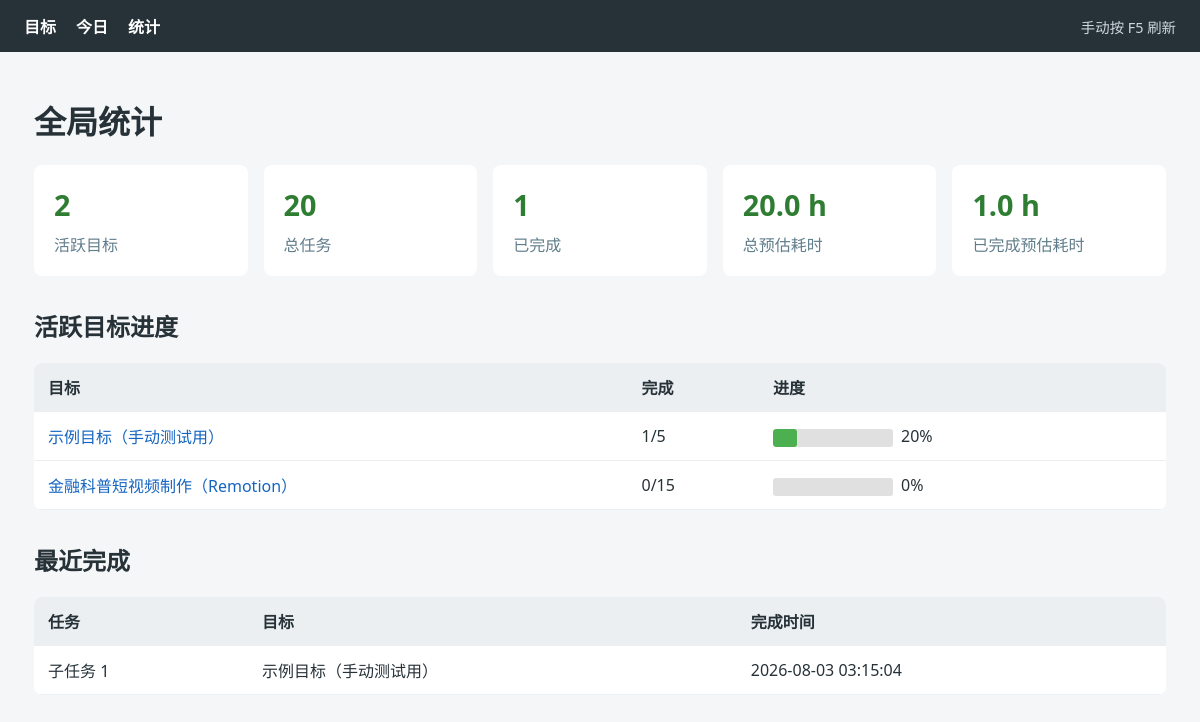
Screenshot of /stats with the database file from the repository.
### tables this page shows
CREATE TABLE goals (
  slug TEXT PRIMARY KEY,
  name TEXT NOT NULL,
  description TEXT,
  status TEXT NOT NULL DEFAULT 'active',
  total_tasks INTEGER DEFAULT 0,
  completed_tasks INTEGER DEFAULT 0,
  created_at TEXT NOT NULL,
  updated_at TEXT NOT NULL
);

CREATE TABLE tasks (
  id TEXT PRIMARY KEY,
  goal_slug TEXT NOT NULL,
  sequence INTEGER NOT NULL,
  title TEXT NOT NULL,
  description TEXT,
  estimated_hours REAL,
  depends_on TEXT,
  status TEXT NOT NULL DEFAULT 'pending',
  last_reminded_at TEXT,
  completed_at TEXT,
  created_at TEXT NOT NULL,
  updated_at TEXT NOT NULL,
  FOREIGN KEY (goal_slug) REFERENCES goals(slug)
);

### dashboard/app.py (the view)
    @flask_app.get("/stats")
    def stats():
        return render_template("stats.html", view=_stats_view())

### dashboard/app.py (called while the page is built)
def _progress(total: int, completed: int) -> int:
    return int(round(completed * 100 / total)) if total else 0

def _goal_row(goal: dict) -> dict:
    tasks = db.list_tasks(goal_slug=goal["slug"])
    completed = sum(task["status"] == "done" for task in tasks)
    current = next(
        (task for task in tasks if task["status"] == "in_progress"),
        None,
    )
    return {
        "goal": goal,
        "total": len(tasks),
        "completed": completed,
        "progress": _progress(len(tasks), completed),
        "current": current,
    }

def _format_timestamp(value: str | None) -> str:
    return value.replace("T", " ") if value else "—"

### scripts/db.py (called while the page is built)
def get_conn() -> sqlite3.Connection:
    conn = sqlite3.connect(DB_PATH)
    conn.row_factory = sqlite3.Row
    conn.execute("PRAGMA foreign_keys = ON")
    return conn

def _row_to_dict(row: sqlite3.Row) -> dict:
    return {k: row[k] for k in row.keys()}

def get_goal(slug: str) -> dict | None:
    with get_conn() as conn:
        row = conn.execute("SELECT * FROM goals WHERE slug = ?", (slug,)).fetchone()
        return _row_to_dict(row) if row else None

def list_goals(status: str | None = None) -> list[dict]:
    with get_conn() as conn:
        if status is None:
            rows = conn.execute("SELECT * FROM goals ORDER BY created_at").fetchall()
        else:
            rows = conn.execute(
                "SELECT * FROM goals WHERE status = ? ORDER BY created_at",
                (status,),
            ).fetchall()
        return [_row_to_dict(r) for r in rows]

def list_tasks(goal_slug: str | None = None, status: str | None = None) -> list[dict]:
    query = "SELECT * FROM tasks WHERE 1=1"
    params: list = []
    if goal_slug is not None:
        query += " AND goal_slug = ?"
        params.append(goal_slug)
    if status is not None:
        query += " AND status = ?"
        params.append(status)
    query += " ORDER BY goal_slug, sequence"
    with get_conn() as conn:
        rows = conn.execute(query, params).fetchall()
        out = []
        for r in rows:
            d = _row_to_dict(r)
            d["depends_on"] = json.loads(d["depends_on"]) if d["depends_on"] else []
            out.append(d)
        return out

### dashboard/templates/stats.html (shortened to what this page needs)
{% extends "base.html" %}
{% block content %}
  <h1>全局统计</h1>
  <section class="stat-grid">
    <article class="stat-card"><strong>{{ view.active_goals }}</strong><span>活跃目标</span></article>
    <article class="stat-card"><strong>{{ view.total_tasks }}</strong><span>总任务</span></article>
    <article class="stat-card"><strong>{{ view.completed_tasks }}</strong><span>已完成</span></article>
    <article class="stat-card"><strong>{{ "%.1f"|format(view.estimated_hours) }} h</strong><span>总预估耗时</span></article>
    <article class="stat-card"><strong>{{ "%.1f"|format(view.completed_estimated_hours) }} h</strong><span>已完成预估耗时</span></article>
  </section>
  <h2>活跃目标进度</h2>
  {% if view.goal_rows %}
    <div class="table-wrap">
      <table>
        <thead><tr><th>目标</th><th>完成</th><th>进度</th></tr></thead>
        <tbody>
          {% for row in view.goal_rows %}
            <tr>
              <td><a href="{{ url_for('goal_detail', slug=row.goal.slug) }}">{{ row.goal.name }}</a></td>
              <td>{{ row.completed }}/{{ row.total }}</td>
              <td class="progress-cell"><div class="progress"><div class="fill" style="width: {{ row.progress }}%"></div></div><span>{{ row.progress }}%</span></td>
            </tr>
          {% endfor %}
        </tbody>
      </table>
    </div>
  {% else %}
    <p class="notice">暂无活跃目标</p>
  {% endif %}
  <h2>最近完成</h2>
  {% if view.recent %}
    <div class="table-wrap">
      <table>
        <thead><tr><th>任务</th><th>目标</th><th>完成时间</th></tr></thead>
        <tbody>
          {% for row in view.recent %}
            <tr><td>{{ row.task.title }}</td><td>{{ row.goal.name }}</td><td>{{ row.completed }}</td></tr>
          {% endfor %}
        </tbody>
      </table>
    </div>
  {% else %}
    <p class="notice">最近 7 天暂无已完成任务</p>
  {% endif %}
{% endblock %}

### dashboard/static/style.css (style rules this page uses)
:root { color-scheme: light; font-family: system-ui, -apple-system, "Segoe UI", sans-serif; color: #263238; background: #f4f6f8; }
* { box-sizing: border-box; }
body { margin: 0; }
a { color: #1565c0; text-decoration: none; }
.table-wrap { overflow-x: auto; background: #fff; border-radius: 8px; }
table { width: 100%; border-collapse: collapse; }
th, td { padding: 12px 14px; border-bottom: 1px solid #eceff1; text-align: left; }
th { background: #eceff1; white-space: nowrap; }
.progress-cell { min-width: 190px; }
.progress { display: inline-block; width: 120px; height: 18px; margin-right: 8px; overflow: hidden; vertical-align: middle; background: #e0e0e0; border-radius: 3px; }
.progress > .fill { height: 100%; background: #4caf50; border-radius: 3px; }
.stat-grid { display: grid; grid-template-columns: repeat(5, minmax(140px, 1fr)); gap: 16px; margin-bottom: 32px; }
.stat-card { display: flex; flex-direction: column; gap: 8px; padding: 20px; background: #fff; border-radius: 8px; }
.stat-card strong { font-size: 1.8rem; color: #2e7d32; }
.stat-card span { color: #607d8b; }
h2 { margin-top: 32px; }

### rows the page displays
goals: goal.name "示例目标（手动测试用）", goal.name "示例目标（手动测试用）"
goals: goal.name "金融科普短视频制作（Remotion）"
tasks: task "子任务 1"

### other values shown
{{ view.active_goals }} "2"
{{ view.total_tasks }} "20"
{{ view.completed_tasks }} "1"
{{ "%.1f"|format(view.estimated_hours) }} "20.0"
{{ "%.1f"|format(view.completed_estimated_hours) }} "1.0"
{{ row.completed }} "1" "0"
{{ row.total }} "5" "15"
{{ row.progress }} "20" "0"
{{ row.completed }} "2026-08-03 03:15:04"
